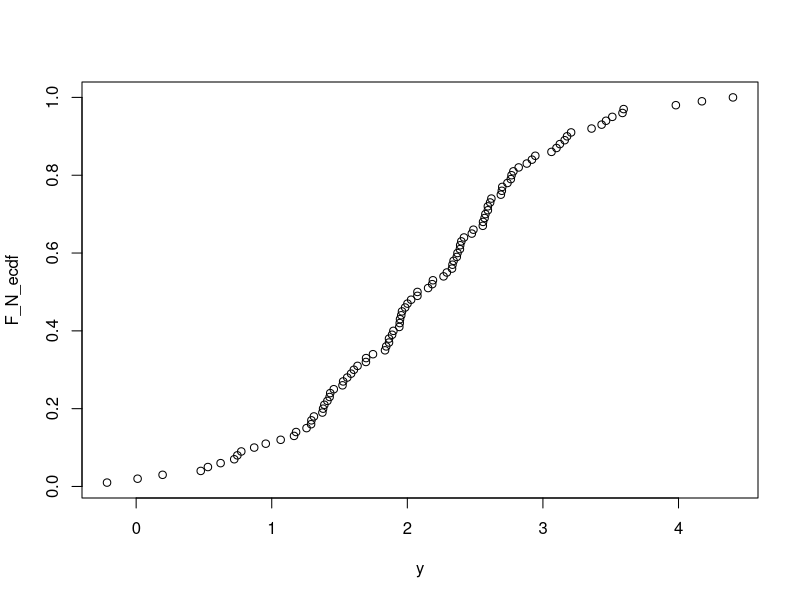
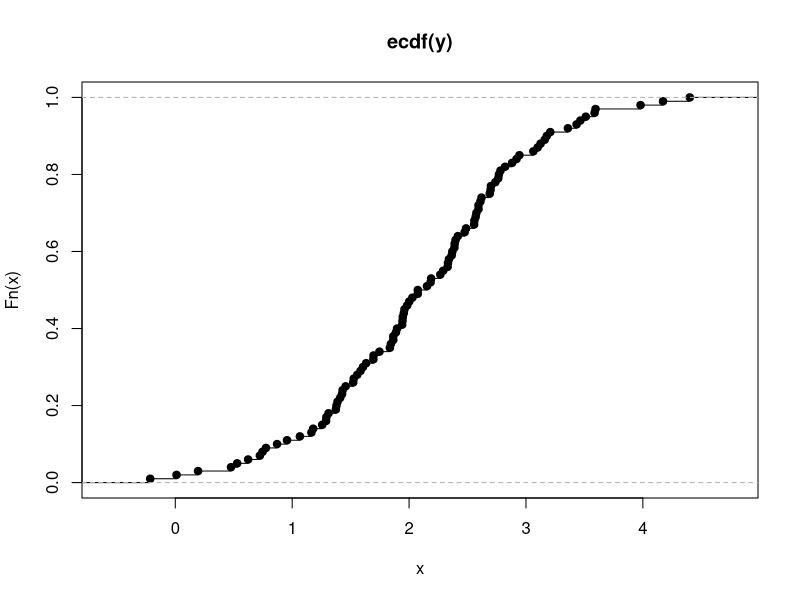
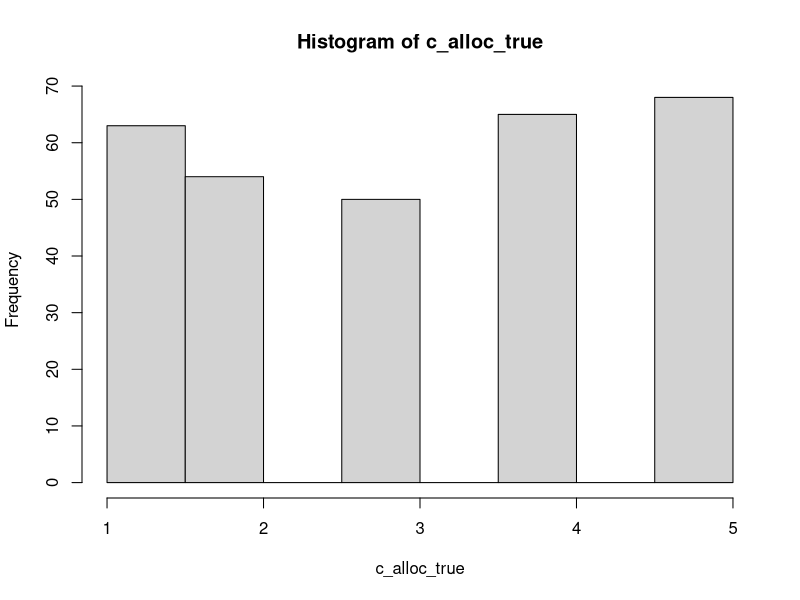
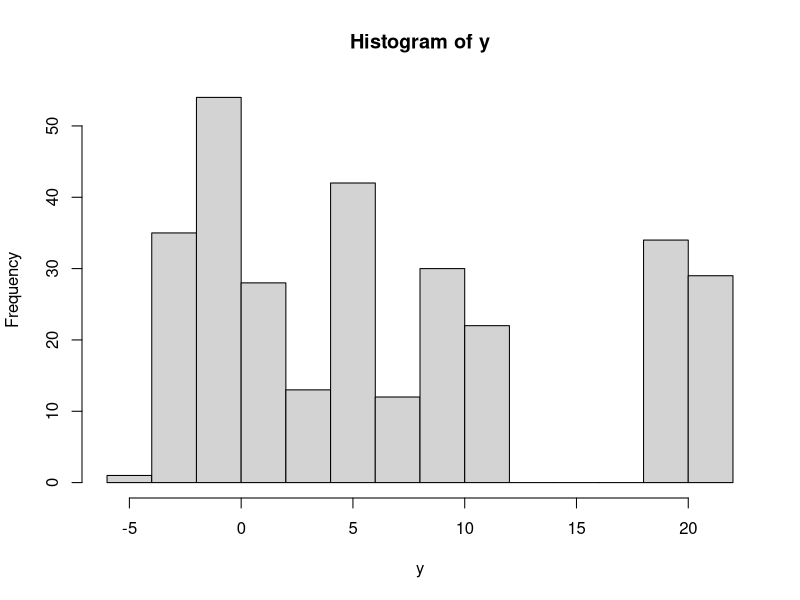

These figures' R source, in order:
# Kolmogorov Smirnov distance


set.seed(1)

n=100
y = rnorm(n, 2, 1)
Fn = ecdf(y)
knots_vec = knots(Fn)

ecdf_func <- function(data) { 
  Length <- length(data) 
  sorted <- sort(data) 
  
  ecdf <- rep(0, Length) 
  for (i in 1:n) { 
    ecdf[i] <- sum(sorted <= data[i]) / Length 
  } 
  return(ecdf) 
} 

F_N_ecdf <- ecdf_func(y) 
F_N_ecdf_sort = sort(F_N_ecdf)

plot(y, F_N_ecdf)

plot(Fn)

F_parametric <- function(x, mean, sd){
  f = pnorm(x, mean = mean, sd = sd)
  return(f)
}


mu = 2
sigma = 1

distance_vec = numeric(n-1)
distance_vec[1] = abs(F_parametric(knots_vec[1], mu, sigma) - F_N_ecdf_sort[1])

for(i in 2:n){
  x_i = knots_vec[i-1]
  x_i_next = knots_vec[i]
  
  d1 = abs(F_parametric(x_i, mu, sigma) - F_N_ecdf_sort[i])
  d2 = abs(F_parametric(x_i_next, mu, sigma) - F_N_ecdf_sort[i])
  distance_vec[i] = max(d1, d2)
}

KS = max(distance_vec)
print(KS)

KS_distance_uninorm <- function(observed_data, mu0, sd0){
  
  ecdf_func <- function(data) { 
    Length <- length(data) 
    sorted <- sort(data) 
    
    ecdf <- rep(0, Length) 
    for (i in 1:n) { 
      ecdf[i] <- sum(sorted <= data[i]) / Length 
    } 
    return(ecdf) 
  } 
  
  n = length(observed_data)
  FN = ecdf_func(observed_data)
  FN_sort = sort(FN)
  
  knots_vec = sort(observed_data)
  distance_vec = numeric(n-1)
  distance_vec[1] = abs(pnorm(knots_vec[1], mu0, sd0) - FN_sort[1])
  
  for(i in 2:n){
    x_i = knots_vec[i-1]
    x_i_next = knots_vec[i]
    
    d1 = abs(pnorm(x_i, mu0, sd0) - FN_sort[i])
    d2 = abs(pnorm(x_i_next, mu0, sd0) - FN_sort[i])
    distance_vec[i] = max(d1, d2)
  }
  
  KS = max(distance_vec)
  return(KS)
}

KS_test1 = KS_distance_uninorm(y, 2,1)
print(KS_test1)


Mixture_normal_cdf = function(x,w,u,s) sum( w*pnorm(x,mean=u,sd=s) )

KS_distance_mixture <- function(observed_data, w, u, s, cdf_func){
  
  ecdf_func <- function(data) { 
    Length <- length(data) 
    sorted <- sort(data) 
    ecdf <- rep(0, Length) 
    for (i in 1:Length) { # before 1:n
      ecdf[i] <- sum(sorted <= data[i]) / Length 
    } 
    return(ecdf) 
  } 
  
  # Error: n already used in ecdf_func, Length and n the same
  n = length(observed_data)
  FN = ecdf_func(observed_data)
  FN_sort = sort(FN)
  knots_vec = sort(observed_data)
  distance_vec = numeric(n-1)
  distance_vec[1] = abs(cdf_func(knots_vec[1], w, u, s) - FN_sort[1])
  for(i in 2:n){
    x_i = knots_vec[i-1]
    x_i_next = knots_vec[i]
    d1 = abs(cdf_func(x_i,w, u, s) - FN_sort[i])
    d2 = abs(cdf_func(x_i_next,w, u, s) - FN_sort[i])
    distance_vec[i] = max(d1, d2)
  }
  KS = max(distance_vec)
  return(KS)
}

#mixture_posterior(c_alloc_test, y, prior_list)

mixture_posterior <- function(c_alloc, data, prior_list){
  # prior
  alpha = prior_list$alpha
  kappa0 = prior_list$kappa0
  theta = prior_list$theta
  a = prior_list$a
  b = prior_list$b
  
  
  cluster=sort(unique(c_alloc))
  K = length(cluster)
  N = length(data)
  data_ordered = sort(data)
  
  alpha_post = numeric(K)
  mu_post = numeric(K)
  sigma2_post = numeric(K)
  
  # posterior mean
  for (k in 1:K) {
    I = c_alloc==cluster[k]
    nk=sum(I)
    yk=data[I]
    alpha_post[k]=alpha+sum(c_alloc==cluster[k])
    kappa_post = kappa0 +nk
    mu_post[k] = (kappa0* theta + sum(yk))/kappa_post
    a_post = a + nk*0.5
    b_post = b + 0.5*sum((yk-mean(yk))^2)+0.5*kappa0*nk*(mean(yk)-theta)^2/kappa_post
    sigma2_post[k] = b_post/(a_post -1)
  }
  weights=alpha_post/sum(alpha_post)
  
  posterior_list = list("weights"=weights, "mu_post"=mu_post, "sigma2_post"=sigma2_post)
  return(posterior_list)
}



# data generation
N = 300
c_alloc_true = sample(1:5, N, replace = TRUE)
hist(c_alloc_true)
K=5
y = rep(NA, N)
m = c(20,10,0,5,-2)
# m = c(-2,0,3)
s = c(0.4, 1, 0.3,1.1, 1)
for (i in 1:K) {
  I = c_alloc_true==i
  y[I] = rnorm(sum(I), m[i], s[i])
}
hist(y)

alpha = 1; kappa0=0.1; theta = 1;a = 1; b=1
prior_list = list("alpha"=alpha, "kappa0"=kappa0, "theta"=theta, "a"=a, "b"=b)

c_alloc_test = sample(1:5, N, replace = TRUE)
posterior_list = mixture_posterior(c_alloc_test, y, prior_list)
posterior_list2 = mixture_posterior(c_alloc_true, y, prior_list)

KS_test2 = KS_distance_mixture(y, posterior_list$weights, posterior_list$mu_post, posterior_list$sigma2_post, Mixture_normal_cdf)
# Careful with sigma vs. sigma^2!
print(KS_test2)
KS_test3 = KS_distance_mixture(y, posterior_list2$weights, posterior_list2$mu_post, posterior_list2$sigma2_post, Mixture_normal_cdf)
print(KS_test3)
